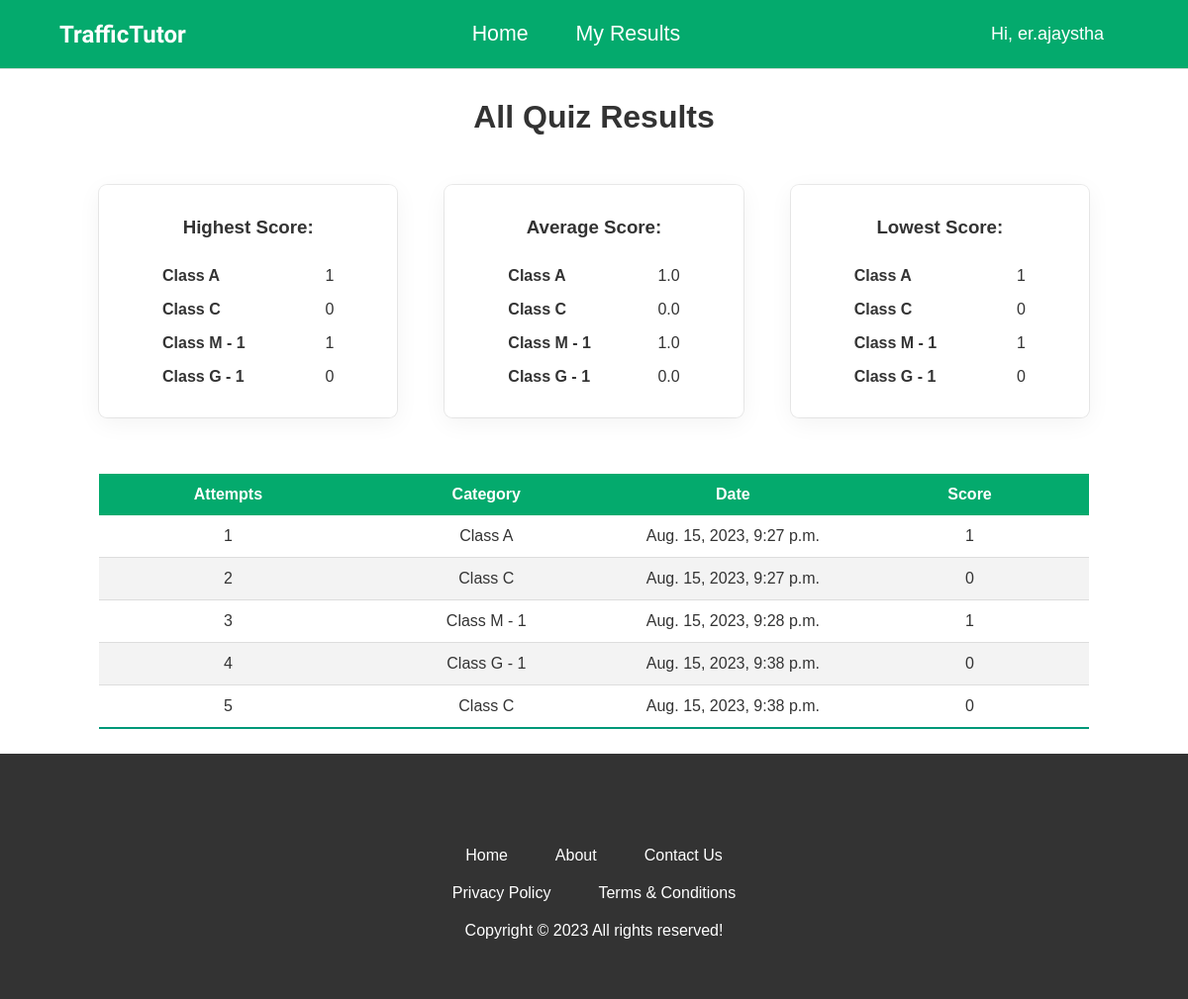
The page /score/ (signed in) on the database as committed earlier.
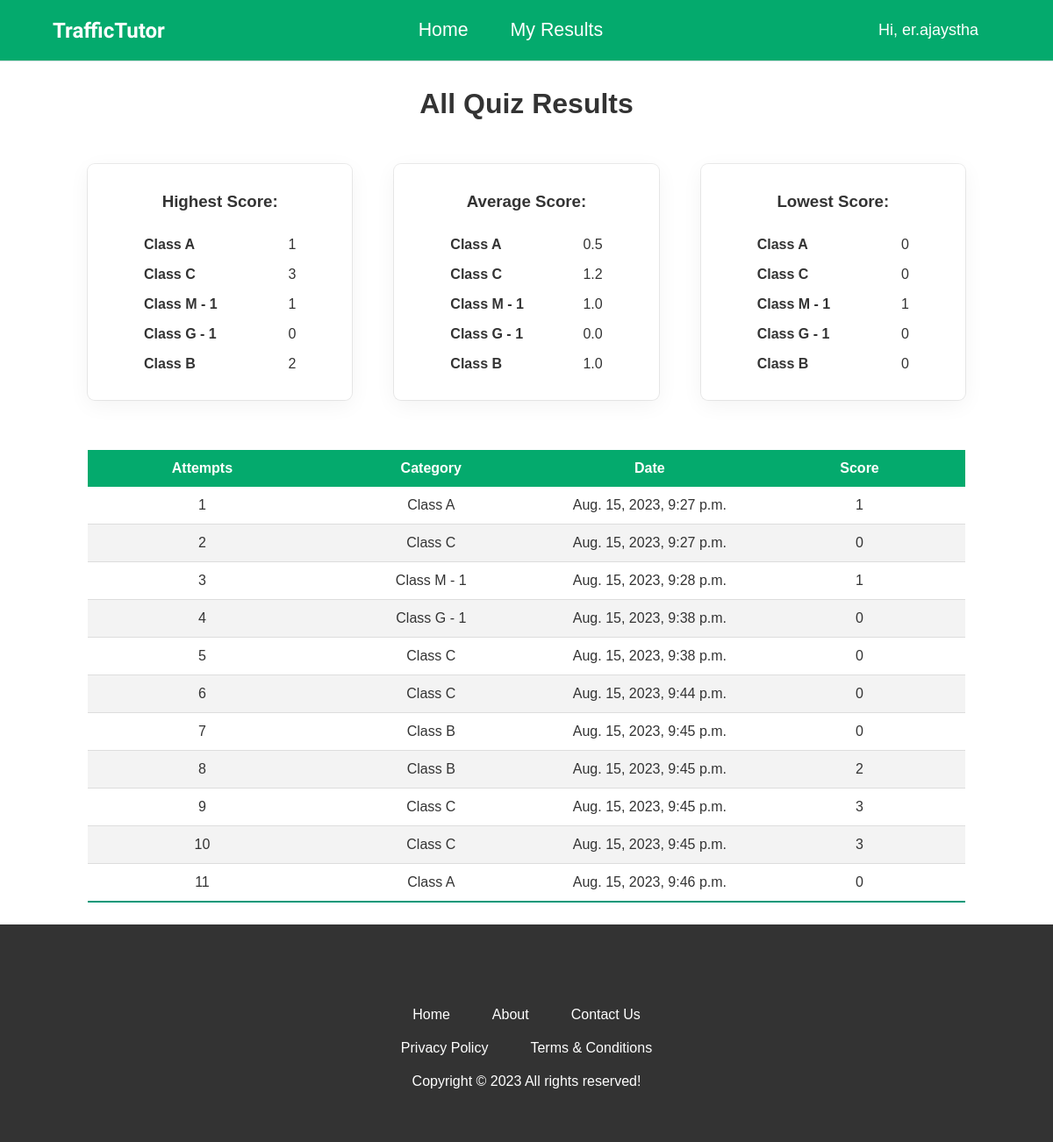
The same page on the database as committed later.
### Quiz/models.py (models this page shows, shortened)
class Category(models.Model):
    created_at = models.DateField(auto_now_add=True)
    updated_at = models.DateField(auto_now_add=True)
    category_name = models.CharField(max_length=100)
    def __str__(self) -> str:
        return self.category_name

class QuizResult(models.Model):
    user = models.ForeignKey(User, on_delete=models.CASCADE)
    score = models.IntegerField()
    datetime = models.DateTimeField(auto_now_add=True)
    category = models.ForeignKey(
        Category, on_delete=models.CASCADE, default=None, null=True)

### Quiz/views.py (the view)
# urls.py: path('score/', views.score, name='score'),  # URL for the score view
@login_required(login_url="/login")  # Middleware to authenticate user
def score(request):
    try:
        quiz_results = QuizResult.objects.filter(
            user__username__icontains=request.user)
        obj = {}
        for el in quiz_results:
            category = el.category
            if category in obj:
                obj[category].append(el)
            else:
                obj[category] = [el]
        scores = list()
        for el in obj.items():
            key, val = el
            highest = total_score = 0
            lowest = val[0].score
            count = len(val)
            for v in val:
                if highest < v.score:
                    highest = v.score
                if lowest > v.score:
                    lowest = v.score
                total_score += v.score
            scores.append({'category': key, 'total_score': total_score,
                           'count': count, 'highest': highest, 'lowest': lowest,
                           'average': round(float(total_score / count), 2)})
        context = {'user': request.user.username,
                   'quiz_results': quiz_results, 'scores': scores}
        return render(request, 'score.html', context)
    except ZeroDivisionError:
        return render(request, 'score.html')

### Quiz/templates/score.html (shortened to what this page needs)
{% extends 'base.html' %} {% load static %}
{% block css_files %}
<link rel="stylesheet" href="../static/quiz.css" />
{%endblock %}
{% block content %} {% if quiz_results|length >= 1 %}
<div class="all-results-container">
  <h1>All Quiz Results</h1>
  <br />
  <div class="card-result">
    <div class="result-container">
      <h3>Highest Score:</h3>
      {% for score in scores %}
      <div class="card-content">
        <strong>{{score.category}}</strong>
        <p>{{score.highest}}</p>
      </div>
      {% endfor %}
    </div>
    <div class="result-container">
      <h3>Average Score:</h3>
      {% for score in scores %}
      <div class="card-content">
        <strong>{{score.category}}</strong>
        <p>{{score.average}}</p>
      </div>
      {% endfor %}
    </div>
    <div class="result-container">
      <h3>Lowest Score:</h3>
      {% for score in scores %}
      <div class="card-content">
        <strong>{{score.category}}</strong>
        <p>{{score.lowest}}</p>
      </div>
      {% endfor %}
    </div>
  </div>
  <table>
    <thead>
      <tr>
        <th>Attempts</th>
        <th>Category</th>
        <th>Date</th>
        <th>Score</th>
      </tr>
    </thead>
    <tbody>
      {% for quiz_result in quiz_results %}
      <tr>
        <td>{{forloop.counter}}</td>
        <td>{{quiz_result.category.category_name}}</td>
        <td>{{ quiz_result.datetime }}</td>
        <td>{{ quiz_result.score }}</td>
      </tr>
      {% endfor %}
    </tbody>
  </table>
</div>
{% else %}
<div class="no_result_illustrator"></div>
{% endif %} {% endblock %}

### Quiz/templates/base.html (shortened to what this page needs)
{% load static %}
<!DOCTYPE html>
<html lang="en">
  <head>
    <link rel="stylesheet" href="{% static "base.css" %}" />
    {% block css_files %} {% endblock %}
  </head>
  <body>
    <header>
      <nav class="navigation">
        <div class="nav-title">
          <h2 class="logo-header">
            <a href="/"> TrafficTutor </a>
          </h2>
        </div>
        <div class="center-navigation">
          <ul class="center-navigation">
            <li class="nav-buttom"><a href="/"> Home</a></li>
            <li class="nav-buttom">
              <a href="/score">My Results</a>
            </li>
          </ul>
        </div>
        <ul class="nav-links">
          {% if user %}
          <div class="login-div">
            <li>
              <a class="welcome-btn" href="#"
                ><span>Hi, {{user}}</span>
              </a>
            </li>
          </div>
          {% else %}
          <li><a href="/">Log in</a></li>
          <li><a href="/register">Sign up</a></li>
          {% endif %}
        </ul>
      </nav>
    </header>
    {% block content %} {% endblock %}
    <footer>
      <div class="footer-links">
        <p>Home</p>
        <p>About</p>
        <p>Contact Us</p>
      </div>
      <div class="footer-links">
        <p>Privacy Policy</p>
        <p>Terms & Conditions</p>
      </div>
      <p class="footer-text">Copyright &copy; 2023 All rights reserved!</p>
    </footer>
  </body>
</html>

### Quiz/static/base.css (style rules this page uses)
* { margin: 0; padding: 0; box-sizing: border-box; list-style: none; }
body { height: 100vh; font-family: Arial, Helvetica, sans-serif; color: #333; display: flex; flex-direction: column; justify-content: space-between; }
.navigation { padding: 12px 60px; display: flex; justify-content: space-between; align-items: center; background-color: #04aa6d; border-bottom: 1px solid #dfdfdf; }
.center-navigation { display: flex; list-style-type: none; gap: 3rem; font-family: Arial, Helvetica, sans-serif; }
.navigation h2 a { list-style: none; text-decoration: none; color: white; }
.navigation li a { list-style: none; text-decoration: none; color: white; }
.logo-header { font-family: "Quintessential", cursive; font-weight: 600; text-align: center; color: #fff; margin-bottom: 5px; margin-top: 5px; }
.nav-title { display: flex; gap: 20px; align-items: center; }
.nav-links { display: flex; gap: 15px; margin-bottom: 0; }
.welcome-btn { display: flex; align-items: center; gap: 5px; text-decoration: none; font-size: 18px; padding: 12px 20px; color: #fff; }
.login-div { position: relative; }
.nav-buttom { font-weight: 500gi; font-size: 16pt; text-decoration: none; color: white; }
footer { text-align: center; background-color: #333; color: #fff; padding: 60px; }
.footer-links { margin-bottom: 20px; display: flex; gap: 3rem; justify-content: center; }
.footer-links p { cursor: pointer; }

### Quiz/static/quiz.css (style rules this page uses)
.card-result { display: flex; gap: 3rem; justify-content: space-between; padding: 2rem 0rem; }
.card-content { display: flex; justify-content: space-between; padding-top: 1rem; }
.result-container { box-shadow: rgba(0, 0, 0, 0.05) 0px 6px 24px 0px, rgba(0, 0, 0, 0.08) 0px 0px 0px 1px; width: 12rem; padding: 2rem 4rem; border-radius: 0.5rem; -webkit-border-radius: 0.5rem; -moz-border-radius: 0.5rem; -ms-border-radius: 0.5rem; -o-border-radius: 0.5rem; width: 100%; }
.result-container h3 { padding-bottom: 0.8rem; }
.all-results-container { margin: 0 auto; text-align: center; }
.all-results-container h1 { margin-top: 30px; }
table, th, td { border-collapse: collapse; margin: 25px 0; font-size: 0.9em; width: 1000px; font-size: 16px; text-align: center; }
table thead tr { background-color: #04aa6d; color: #ffffff; text-align: center; }
table th, table td { padding: 12px 5px; }
table tbody tr { border-bottom: 1px solid #dddddd; }
table tbody tr:nth-of-type(even) { background-color: #f3f3f3; }
table tbody tr:last-of-type { border-bottom: 2px solid #009879; }

Rows that differ between the two databases and show on the page:
computed for Category "Class A": average "1.0" → "0.5"; lowest "1" → "0"
computed for Category "Class C": highest "0" → "3"; average "0.0" → "1.2"
now on this page (row unchanged): Category: category "Class B", highest "2", average "1.0", lowest "0"
added QuizResult: category.category_name "Class C", datetime "Aug. 15, 2023, 9:44 p.m.", score "0"
added QuizResult: category.category_name "Class B", datetime "Aug. 15, 2023, 9:45 p.m.", score "0"
added QuizResult: category.category_name "Class B", datetime "Aug. 15, 2023, 9:45 p.m.", score "2"
added QuizResult: category.category_name "Class C", datetime "Aug. 15, 2023, 9:45 p.m.", score "3"
added QuizResult: category.category_name "Class C", datetime "Aug. 15, 2023, 9:45 p.m.", score "3"
added QuizResult: category.category_name "Class A", datetime "Aug. 15, 2023, 9:46 p.m.", score "0"
